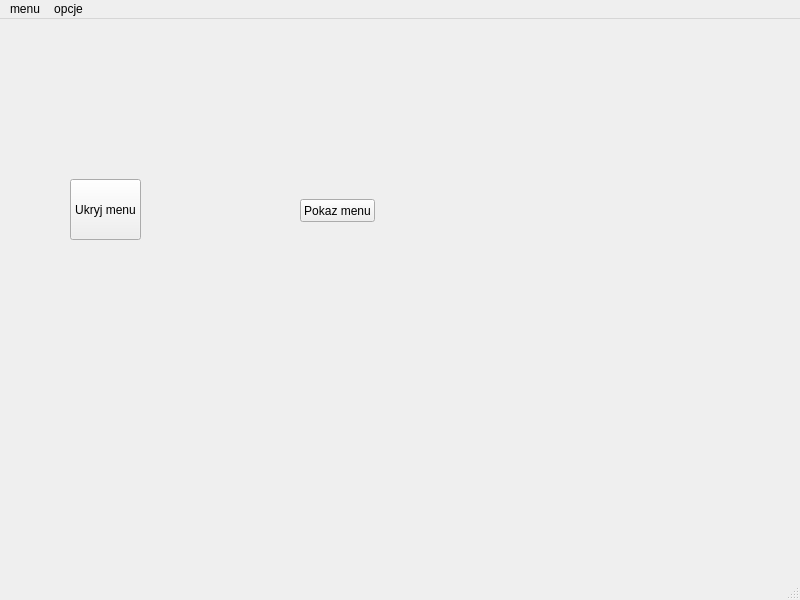
<?xml version="1.0" encoding="UTF-8"?>
<ui version="4.0">
 <class>MainWindow</class>
 <widget class="QMainWindow" name="MainWindow">
  <property name="geometry">
   <rect>
    <x>0</x>
    <y>0</y>
    <width>800</width>
    <height>600</height>
   </rect>
  </property>
  <property name="windowTitle">
   <string>MainWindow</string>
  </property>
  <widget class="QWidget" name="centralwidget">
   <widget class="QPushButton" name="pushButton">
    <property name="geometry">
     <rect>
      <x>70</x>
      <y>160</y>
      <width>71</width>
      <height>61</height>
     </rect>
    </property>
    <property name="text">
     <string>Ukryj menu</string>
    </property>
   </widget>
   <widget class="QPushButton" name="pushButton_2">
    <property name="geometry">
     <rect>
      <x>300</x>
      <y>180</y>
      <width>75</width>
      <height>23</height>
     </rect>
    </property>
    <property name="text">
     <string>Pokaz menu</string>
    </property>
   </widget>
  </widget>
  <widget class="QMenuBar" name="menubar">
   <property name="geometry">
    <rect>
     <x>0</x>
     <y>0</y>
     <width>800</width>
     <height>21</height>
    </rect>
   </property>
   <widget class="QMenu" name="menuMenu">
    <property name="title">
     <string>menu</string>
    </property>
   </widget>
   <widget class="QMenu" name="menuOpcje">
    <property name="title">
     <string>opcje</string>
    </property>
    <widget class="QMenu" name="menuNumer_1">
     <property name="title">
      <string>numer 1</string>
     </property>
     <addaction name="actionWybierz"/>
    </widget>
    <addaction name="menuNumer_1"/>
    <addaction name="actionNumer_2"/>
    <addaction name="separator"/>
   </widget>
   <addaction name="menuMenu"/>
   <addaction name="menuOpcje"/>
  </widget>
  <widget class="QStatusBar" name="statusbar"/>
  <action name="actionNumer_2">
   <property name="text">
    <string>numer 2</string>
   </property>
  </action>
  <action name="actionWybierz">
   <property name="text">
    <string>wybierz</string>
   </property>
  </action>
 </widget>
 <resources/>
 <connections>
  <connection>
   <sender>pushButton</sender>
   <signal>clicked()</signal>
   <receiver>menubar</receiver>
   <slot>close()</slot>
   <hints>
    <hint type="sourcelabel">
     <x>115</x>
     <y>160</y>
    </hint>
    <hint type="destinationlabel">
     <x>399</x>
     <y>10</y>
    </hint>
   </hints>
  </connection>
  <connection>
   <sender>pushButton_2</sender>
   <signal>clicked()</signal>
   <receiver>menubar</receiver>
   <slot>show()</slot>
   <hints>
    <hint type="sourcelabel">
     <x>337</x>
     <y>212</y>
    </hint>
    <hint type="destinationlabel">
     <x>399</x>
     <y>10</y>
    </hint>
   </hints>
  </connection>
 </connections>
</ui>
